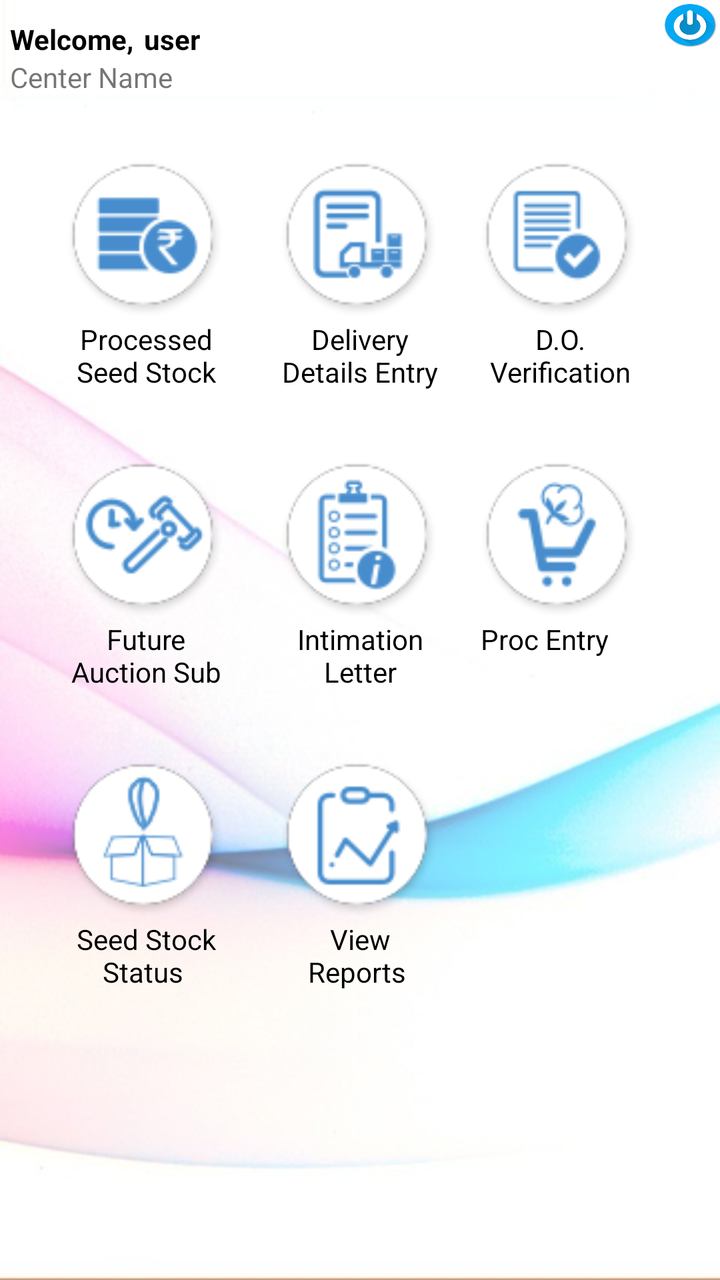
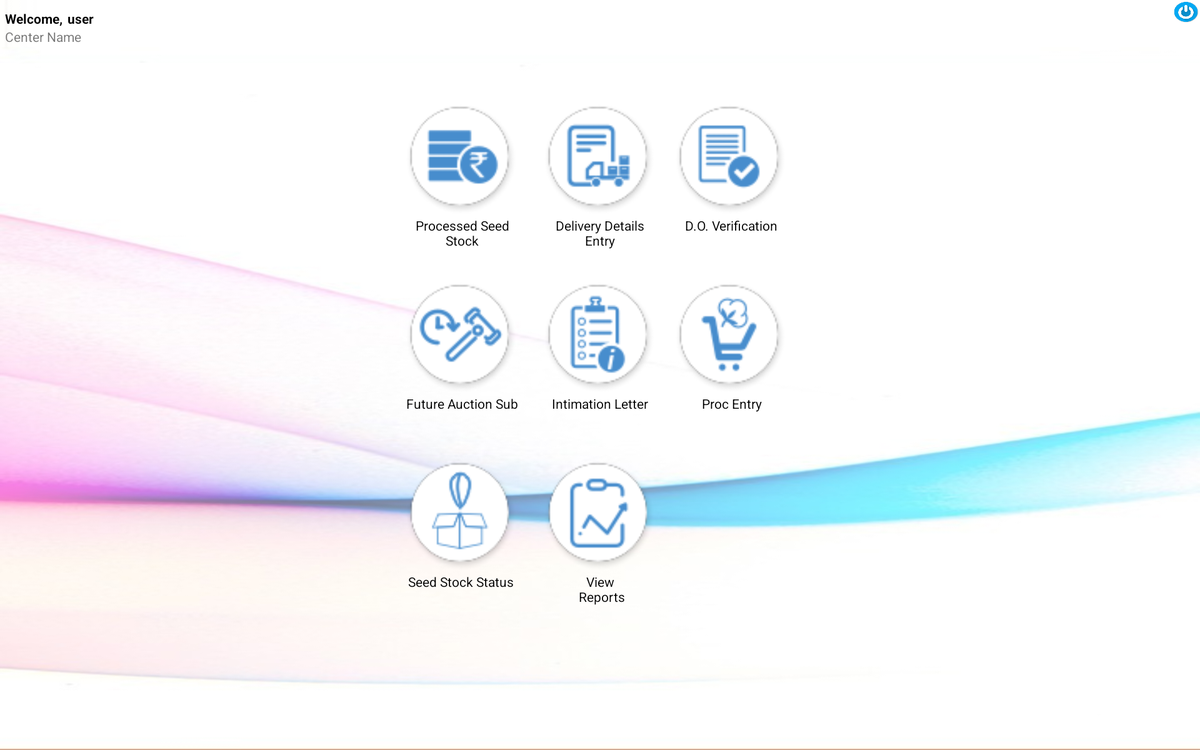

Compare how this app lays out the same screen by default and in its alternative resource folder. The renders come first, then the two layout files and the values they reference.
<!-- AndroidManifest.xml: application theme AppTheme -->
<!-- res/layout/activity_home.xml -->
<?xml version="1.0" encoding="utf-8"?>
<RelativeLayout xmlns:android="http://schemas.android.com/apk/res/android"
    xmlns:app="http://schemas.android.com/apk/res-auto"
    xmlns:tools="http://schemas.android.com/tools"
    android:layout_width="match_parent"
    android:layout_height="match_parent"
    android:background="@drawable/icon_background"
    tools:context=".HomeActivity">

    <RelativeLayout
        android:id="@+id/relativeLayout1"
        android:layout_width="wrap_content"
        android:layout_height="wrap_content"
        android:layout_marginTop="10dp"
        android:layout_marginBottom="10dp"
        android:gravity="left">

        <TextView
            android:id="@+id/name"
            android:layout_width="wrap_content"
            android:layout_height="wrap_content"
            android:layout_marginLeft="5dp"
            android:text="Welcome,"
            android:textColor="#000000"
            android:layout_marginTop="10dp"
            android:layout_alignBaseline="@+id/txtUsername"
            android:textSize="14sp"
            android:textStyle="bold" />
        <TextView
            android:id="@+id/txtUsername"
            android:layout_width="wrap_content"
            android:layout_height="wrap_content"
            android:layout_marginLeft="5dip"
            android:layout_toRightOf="@+id/name"
            android:text="user"
            android:textColor="#000000"
            android:textSize="14sp"
            android:textStyle="bold" />

        <TextView
            android:id="@+id/centername"
            android:layout_height="wrap_content"
            android:layout_width="wrap_content"
            android:layout_below="@+id/name"
            android:textSize="14sp"
            android:text="Center Name"
            android:layout_marginBottom="2dp"
            android:layout_marginLeft="5dp"
            />
    </RelativeLayout>

    <ScrollView
        android:id="@+id/scroll"
        android:layout_width="fill_parent"
        android:layout_height="wrap_content"
        android:layout_marginTop="20dp"
        android:layout_below="@+id/relativeLayout1" >

        

        <RelativeLayout
            android:id="@+id/relOptions"
            android:layout_width="match_parent"
            android:layout_height="wrap_content"
            android:layout_gravity="center_vertical" >

            <TextView
                android:id="@+id/tvGradedAuction"
                android:layout_width="wrap_content"
                android:layout_height="wrap_content"
                android:layout_alignLeft="@+id/btnSeedStockEntry"
                android:layout_alignRight="@+id/btnSeedStockEntry"
                android:layout_below="@+id/btnSeedStockEntry"
                android:gravity="center"
                android:text="Processed Seed Stock"
                android:textColor="#000000"
                />

            <Button
                android:id="@+id/btnDeliveryDetailsEntry"
                android:layout_width="80dp"
                android:layout_height="80dp"
                android:background="@drawable/delivery_details_entry"
                android:layout_centerHorizontal="true" />

            <TextView
                android:id="@+id/tvNonGradedAuction"
                android:layout_width="wrap_content"
                android:layout_height="wrap_content"
                android:layout_alignLeft="@+id/btnDeliveryDetailsEntry"
                android:layout_alignRight="@+id/btnDeliveryDetailsEntry"
                android:layout_below="@+id/btnDeliveryDetailsEntry"
                android:gravity="center"
                android:text="Delivery Details Entry"
                android:textColor="#000000"
                />

            <Button
                android:id="@+id/btnDeliveryOrderVerify"
                android:layout_width="80dp"
                android:layout_height="80dp"
                android:layout_alignTop="@+id/btnDeliveryDetailsEntry"
                android:layout_marginLeft="20dp"
                android:layout_toRightOf="@+id/btnDeliveryDetailsEntry"
                android:background="@drawable/delivery_order_verification"
                android:gravity="center" />

            <TextView
                android:id="@+id/tvWinnerReport"
                android:layout_width="wrap_content"
                android:layout_height="wrap_content"
                android:layout_alignLeft="@+id/btnDeliveryOrderVerify"
                android:layout_alignRight="@+id/btnDeliveryOrderVerify"
                android:layout_below="@+id/btnDeliveryOrderVerify"
                android:gravity="center"
                android:text="D.O. Verification"
                android:textColor="#000000"
                />

            

            
            <Button
                android:id="@+id/btnIntimationLetter"
                android:layout_width="80dp"
                android:layout_height="80dp"
                android:layout_alignLeft="@+id/btnDeliveryDetailsEntry"
                android:layout_alignTop="@+id/btnFutureAuctionSubmision"
                android:background="@drawable/intimation_letter"
                android:layout_below="@+id/btnDeliveryDetailsEntry"/>

            <TextView
                android:id="@+id/tvArrival"
                android:layout_width="wrap_content"
                android:layout_height="wrap_content"
                android:layout_alignLeft="@+id/btnIntimationLetter"
                android:layout_alignRight="@+id/btnIntimationLetter"
                android:layout_below="@+id/btnIntimationLetter"
                android:gravity="center"
                android:text="Intimation Letter"
                android:textColor="#000000"
                />

            <Button
                android:id="@+id/btnSeedStockEntry"
                android:layout_width="80dp"
                android:layout_height="80dp"
                android:layout_above="@+id/tvNonGradedAuction"
                android:background="@drawable/processedseedstockentry"
                android:layout_marginRight="27dp"
                android:layout_toLeftOf="@+id/btnDeliveryDetailsEntry" />


            <Button
                android:id="@+id/btnProcurement"
                android:layout_width="80dp"
                android:layout_height="80dp"
                android:layout_alignTop="@+id/btnIntimationLetter"
                android:layout_marginLeft="20dp"
                android:layout_toRightOf="@+id/btnIntimationLetter"
                android:background="@drawable/rawcottonprocuremententry"
                android:gravity="center" />

            <TextView
                android:id="@+id/tvprocurement"
                android:layout_width="wrap_content"
                android:layout_height="wrap_content"
                android:layout_below="@+id/btnProcurement"
                android:layout_alignLeft="@+id/btnProcurement"
                android:gravity="center"
                android:text="Proc Entry"
                android:textColor="#000000" />

            


            <Button
                android:id="@+id/btnFutureAuctionSubmision"
                android:layout_width="80dp"
                android:layout_height="80dp"
                android:layout_alignLeft="@+id/btnSeedStockEntry"
                android:layout_below="@+id/btnSeedStockEntry"
                android:background="@drawable/futureauctionseedentry"
                android:layout_marginTop="70dp"/>

            <TextView
                android:id="@+id/tvbtnFutureAuctionSubmision"
                android:layout_width="wrap_content"
                android:layout_height="wrap_content"
                android:layout_alignLeft="@+id/btnFutureAuctionSubmision"
                android:layout_alignRight="@+id/btnFutureAuctionSubmision"
                android:layout_below="@+id/btnFutureAuctionSubmision"
                android:gravity="center"
                android:text="Future Auction Sub"
                android:textColor="#000000"
                />


             



            <Button
                android:id="@+id/btnStockStatus"
                android:layout_width="80dp"
                android:layout_height="80dp"

                android:layout_alignLeft="@+id/btnFutureAuctionSubmision"
                android:layout_below="@+id/btnFutureAuctionSubmision"
                android:background="@drawable/seedstocstatus"
                android:layout_marginTop="70dp"/> -->

            <TextView
                android:id="@+id/tvbtnbtnStockStatus"
                android:layout_width="wrap_content"
                android:layout_height="wrap_content"
                android:layout_alignLeft="@+id/btnStockStatus"
                android:layout_alignRight="@+id/btnStockStatus"
                android:layout_below="@+id/btnStockStatus"
                android:gravity="center"
                android:text="Seed Stock Status "
                android:textColor="#000000"
                />

            <Button
                android:id="@+id/btnReports"
                android:layout_width="80dp"
                android:layout_height="80dp"
                android:layout_alignLeft="@+id/btnIntimationLetter"
                android:layout_below="@+id/btnIntimationLetter"
                android:background="@drawable/report"
                android:layout_marginTop="70dp"/>

            <TextView
                android:id="@+id/tvbtnbtnReports"
                android:layout_width="wrap_content"
                android:layout_height="wrap_content"
                android:layout_alignLeft="@+id/btnReports"
                android:layout_alignRight="@+id/btnReports"
                android:layout_below="@+id/btnReports"
                android:gravity="center"
                android:text="View Reports "
                android:textColor="#000000"
                />

        </RelativeLayout>
    </ScrollView>

    <Button
        android:id="@+id/btnlogout"
        android:layout_width="30dp"
        android:layout_height="25dp"
        android:layout_alignParentRight="true"
        android:layout_alignParentTop="true"
        android:background="@drawable/logout_new"
        android:gravity="right" />

</RelativeLayout>
<!-- resources referenced by this layout -->
<resources>
  <!-- drawable delivery_details_entry: png bitmap (drawable-v24, 5026 bytes) -->
  <!-- drawable delivery_order_verification: png bitmap (drawable-v24, 5026 bytes) -->
  <!-- drawable futureauctionseedentry: png bitmap (drawable-v24, 6174 bytes) -->
  <!-- drawable icon_background: jpg bitmap (drawable-v24, 38706 bytes) -->
  <!-- drawable intimation_letter: png bitmap (drawable-v24, 5613 bytes) -->
  <!-- drawable logout_new: png bitmap (drawable-v24, 36606 bytes) -->
  <!-- drawable processedseedstockentry: png bitmap (drawable-v24, 5128 bytes) -->
  <!-- drawable rawcottonprocuremententry: png bitmap (drawable-v24, 5595 bytes) -->
  <!-- drawable report: png bitmap (drawable-v24, 5252 bytes) -->
  <!-- drawable seedstocstatus: png bitmap (drawable-v24, 3997 bytes) -->
  <style name="AppTheme" parent="Theme.AppCompat.Light.DarkActionBar">
          
          <item name="colorPrimary">#052453</item>
          <item name="colorPrimaryDark">#074387</item>
          <item name="colorAccent">@color/colorAccent</item>
      </style>
</resources>
<!-- res/layout-xlarge/activity_home.xml (the repository's variant of the layout above) -->
<!-- drawn on a large tablet held sideways -->
<?xml version="1.0" encoding="utf-8"?>
<RelativeLayout xmlns:android="http://schemas.android.com/apk/res/android"
    xmlns:app="http://schemas.android.com/apk/res-auto"
    xmlns:tools="http://schemas.android.com/tools"
    android:layout_width="match_parent"
    android:layout_height="match_parent"
    android:background="@drawable/icon_background"
    tools:context=".HomeActivity">

    <RelativeLayout
        android:id="@+id/relativeLayout1"
        android:layout_width="wrap_content"
        android:layout_height="wrap_content"
        android:layout_marginTop="10dp"
        android:layout_marginBottom="10dp"
        android:gravity="left">

        <TextView
            android:id="@+id/name"
            android:layout_width="wrap_content"
            android:layout_height="wrap_content"
            android:layout_marginLeft="5dp"
            android:text="Welcome,"
            android:textColor="#000000"
            android:layout_marginTop="10dp"
            android:layout_alignBaseline="@+id/txtUsername"
            android:textSize="14sp"
            android:textStyle="bold" />
        <TextView
            android:id="@+id/txtUsername"
            android:layout_width="wrap_content"
            android:layout_height="wrap_content"
            android:layout_marginLeft="5dip"
            android:layout_toRightOf="@+id/name"
            android:text="user"
            android:textColor="#000000"
            android:textSize="14sp"
            android:textStyle="bold" />

        <TextView
            android:id="@+id/centername"
            android:layout_height="wrap_content"
            android:layout_width="wrap_content"
            android:layout_below="@+id/name"
            android:textSize="14sp"
            android:text="Center Name"
            android:layout_marginBottom="2dp"
            android:layout_marginLeft="5dp"
            />
    </RelativeLayout>

    <ScrollView
        android:id="@+id/scroll"
        android:layout_width="fill_parent"
        android:layout_height="wrap_content"
        android:layout_marginTop="50dp"
        android:layout_below="@+id/relativeLayout1" >

        

        <RelativeLayout
            android:id="@+id/relOptions"
            android:layout_width="fill_parent"
            android:layout_height="wrap_content"
            android:layout_gravity="center_vertical" >

            <TextView
                android:id="@+id/tvGradedAuction"
                android:layout_width="wrap_content"
                android:layout_height="wrap_content"
                android:layout_alignLeft="@+id/btnSeedStockEntry"
                android:layout_alignRight="@+id/btnSeedStockEntry"
                android:layout_below="@+id/btnSeedStockEntry"
                android:gravity="center"
                android:text="Processed Seed Stock"
                android:textColor="#000000"
                />

            <Button
                android:id="@+id/btnDeliveryDetailsEntry"
                android:layout_width="120dp"
                android:layout_height="120dp"
                android:background="@drawable/delivery_details_entry"
                android:layout_centerHorizontal="true" />

            <TextView
                android:id="@+id/tvNonGradedAuction"
                android:layout_width="wrap_content"
                android:layout_height="wrap_content"
                android:layout_alignLeft="@+id/btnDeliveryDetailsEntry"
                android:layout_alignRight="@+id/btnDeliveryDetailsEntry"
                android:layout_below="@+id/btnDeliveryDetailsEntry"
                android:gravity="center"
                android:text="Delivery Details Entry"
                android:textColor="#000000"
                />

            <Button
                android:id="@+id/btnDeliveryOrderVerify"
                android:layout_width="120dp"
                android:layout_height="120dp"
                android:layout_alignTop="@+id/btnDeliveryDetailsEntry"
                android:layout_marginLeft="20dp"
                android:layout_toRightOf="@+id/btnDeliveryDetailsEntry"
                android:background="@drawable/delivery_order_verification"
                android:gravity="center" />

            <TextView
                android:id="@+id/tvWinnerReport"
                android:layout_width="wrap_content"
                android:layout_height="wrap_content"
                android:layout_alignLeft="@+id/btnDeliveryOrderVerify"
                android:layout_alignRight="@+id/btnDeliveryOrderVerify"
                android:layout_below="@+id/btnDeliveryOrderVerify"
                android:gravity="center"
                android:text="D.O. Verification"
                android:textColor="#000000"
                />

       
            <Button
                android:id="@+id/btnIntimationLetter"
                android:layout_width="120dp"
                android:layout_height="120dp"
                android:layout_alignLeft="@+id/btnDeliveryDetailsEntry"
                android:layout_alignTop="@+id/btnFutureAuctionSubmision"
                android:background="@drawable/intimation_letter"
                android:layout_below="@+id/btnDeliveryDetailsEntry"/>

            <TextView
                android:id="@+id/tvArrival"
                android:layout_width="wrap_content"
                android:layout_height="wrap_content"
                android:layout_alignLeft="@+id/btnIntimationLetter"
                android:layout_alignRight="@+id/btnIntimationLetter"
                android:layout_below="@+id/btnIntimationLetter"
                android:gravity="center"
                android:text="Intimation Letter"
                android:textColor="#000000"
                />

            <Button
                android:id="@+id/btnSeedStockEntry"
                android:layout_width="120dp"
                android:layout_height="120dp"
                android:layout_above="@+id/tvNonGradedAuction"
                android:background="@drawable/processedseedstockentry"
                android:layout_marginRight="27dp"
                android:layout_toLeftOf="@+id/btnDeliveryDetailsEntry" />


            <Button
                android:id="@+id/btnProcurement"
                android:layout_width="120dp"
                android:layout_height="120dp"
                android:layout_alignTop="@+id/btnIntimationLetter"
                android:layout_marginLeft="20dp"
                android:layout_toRightOf="@+id/btnIntimationLetter"
                android:background="@drawable/rawcottonprocuremententry"
                android:gravity="center" />

            <TextView
                android:id="@+id/tvprocurement"
                android:layout_width="wrap_content"
                android:layout_height="wrap_content"
                android:layout_alignLeft="@+id/btnProcurement"
                android:layout_alignRight="@+id/btnProcurement"
                android:layout_below="@+id/btnProcurement"
                android:gravity="center"
                android:text="Proc Entry"
                android:textColor="#000000"
                />

            


            <Button
                android:id="@+id/btnFutureAuctionSubmision"
                android:layout_width="120dp"
                android:layout_height="120dp"
                android:layout_alignLeft="@+id/btnSeedStockEntry"
                android:layout_below="@+id/btnSeedStockEntry"
                android:background="@drawable/futureauctionseedentry"
                android:layout_marginTop="70dp"/>

            <TextView
                android:id="@+id/tvbtnFutureAuctionSubmision"
                android:layout_width="wrap_content"
                android:layout_height="wrap_content"
                android:layout_alignLeft="@+id/btnFutureAuctionSubmision"
                android:layout_alignRight="@+id/btnFutureAuctionSubmision"
                android:layout_below="@+id/btnFutureAuctionSubmision"
                android:gravity="center"
                android:text="Future Auction Sub"
                android:textColor="#000000"
                />





            <Button
                android:id="@+id/btnStockStatus"
                android:layout_width="120dp"
                android:layout_height="120dp"
                android:layout_alignLeft="@+id/btnFutureAuctionSubmision"
                android:layout_below="@+id/btnFutureAuctionSubmision"
                android:background="@drawable/seedstocstatus"
                android:layout_marginTop="70dp"/> -->

            <TextView
                android:id="@+id/tvbtnbtnStockStatus"
                android:layout_width="wrap_content"
                android:layout_height="wrap_content"
                android:layout_alignLeft="@+id/btnStockStatus"
                android:layout_alignRight="@+id/btnStockStatus"
                android:layout_below="@+id/btnStockStatus"
                android:gravity="center"
                android:text="Seed Stock Status "
                android:textColor="#000000"
                />

            <Button
                android:id="@+id/btnReports"
                android:layout_width="120dp"
                android:layout_height="120dp"
                android:layout_alignLeft="@+id/btnIntimationLetter"
                android:layout_below="@+id/btnIntimationLetter"
                android:background="@drawable/report"
                android:layout_marginTop="70dp"/>

            <TextView
                android:id="@+id/tvbtnbtnReports"
                android:layout_width="wrap_content"
                android:layout_height="wrap_content"
                android:layout_alignLeft="@+id/btnReports"
                android:layout_alignRight="@+id/btnReports"
                android:layout_below="@+id/btnReports"
                android:gravity="center"
                android:text="View\n Reports "
                android:textColor="#000000"
                />

        </RelativeLayout>
    </ScrollView>

    <Button
        android:id="@+id/btnlogout"
        android:layout_width="30dp"
        android:layout_height="25dp"
        android:layout_alignParentRight="true"
        android:layout_alignParentTop="true"
        android:background="@drawable/logout_new"
        android:gravity="right" />

</RelativeLayout>
